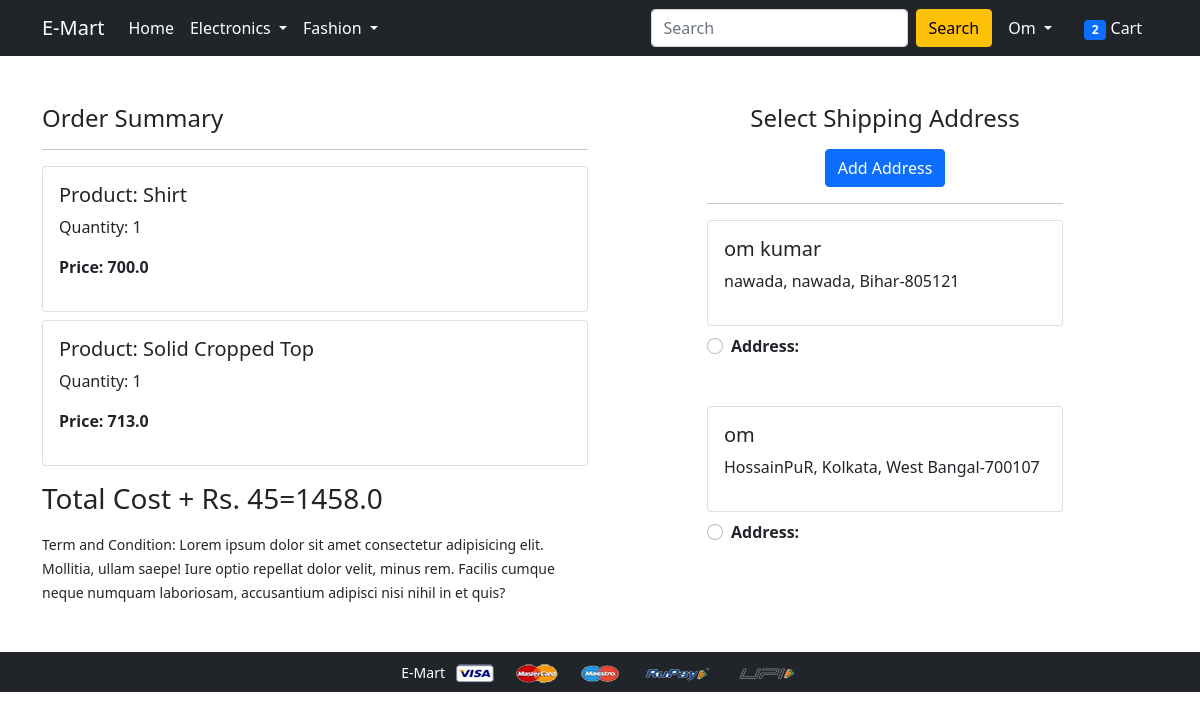
/checkout/ (signed in), run on the app's committed database.
### app/models.py (models this page shows, shortened)
class Cart(models.Model):
    id=models.AutoField(primary_key=True)
    user=models.ForeignKey(User,on_delete=models.CASCADE)
    product=models.ForeignKey(Product , on_delete=models.CASCADE)
    quantity=models.PositiveIntegerField(default=1)
    @property
    def total_cost(self):
        return self.quantity*self.product.discounted_price

class Product(models.Model):
    id=models.AutoField(primary_key=True)
    title=models.CharField(max_length=100)
    selling_price=models.FloatField()
    discounted_price=models.FloatField()
    description=models.TextField()
    brand=models.CharField(max_length=100)
    category=models.CharField(choices=CATEGORY_CHOICE,max_length=2)
    upload_image = models.ImageField(upload_to ='uploads/')

class Customer(models.Model):
    id=models.AutoField(primary_key=True)
    user=models.ForeignKey(User,on_delete=models.CASCADE)
    name=models.CharField(max_length=200)
    locality=models.CharField(max_length=200)
    city=models.CharField(max_length=50)
    zipcode=models.IntegerField()
    state=models.CharField(choices=STATE_CHOICE,max_length=50)

### app/views.py (the view)
# urls.py: path('checkout/', views.checkout, name='checkout'),
@login_required
def checkout(request):
    user = request.user
    add = Customer.objects.filter(user=user)
    totalitem = get_items_count_in_cart(request)
    cart_items = Cart.objects.filter(user=user)
    amount = 0.0
    shipping_amount = 45.0
    total_amount = 0.0
    cart_product = [p for p in Cart.objects.all() if p.user == request.user]
    if cart_product:
        for p in cart_product:
            tempamount = (p.quantity*p.product.discounted_price)
            amount += tempamount
            print(amount)
        total_amount = amount+shipping_amount
        print(total_amount)
    return render(request, 'app/checkout.html', {'add': add, 'total_amount': total_amount, 'amount': amount, 'cart_items': cart_items, 'totalitem': totalitem})

### app/views.py (called while the page is built)
def get_items_count_in_cart(request):
    totalitem = 0
    if request.user.is_authenticated:
        cart = Cart.objects.filter(user=request.user)
        for b in cart:
            totalitem += b.quantity
    return totalitem

### app/templates/app/checkout.html (shortened to what this page needs)
{% extends 'app/base.html' %}
{% load static %}
{% block main-content %}
<div class="container">
 <div class="row mt-5">
  <div class="col-sm-6">
    <h4>Order Summary</h4>
    <hr>
    {% for item in cart_items %}
      <div class="card mb-2">
        <div class="card-body">
          <h5>Product: {{item.product.title}}</h5>
          <p>Quantity: {{item.quantity}}</p>
          <p class="fw-bold">Price: {{item.total_cost}}</p>
        </div>
      </div>
    {% endfor %}
      <p class="fw-bold"><h3>Total Cost + Rs. 45={{total_amount}}</h2></p>
    <small>Term and Condition: Lorem ipsum dolor sit amet consectetur adipisicing elit. Mollitia, ullam saepe! Iure optio repellat dolor velit, minus rem. Facilis cumque neque numquam laboriosam, accusantium adipisci nisi nihil in et quis?</small>
  </div>
  <div class="col-sm-4 offset-sm-1">
    <h4 style="text-align: center">Select Shipping Address</h4>
    <div style="text-align: center">
      <a class="btn btn-primary btn-block mt-2 text-center" style="text-align: center" href="{% url 'profile' %}">Add Address</a>
    </div>
    <hr>
    <form action="/paymentdone">
      {% for ad in add %}
      <div class="card">
        <div class="card-body">
        <h5>{{ad.name}}</h5>
        <p>{{ad.locality}}, {{ad.city}}, {{ad.state}}-{{ad.zipcode}}</p>
        </div>
      </div>
        <div class="form-check mt-2 mb-5">
          <input class="form-check-input" type="radio" name='custid' id='custadd{{forloop.counter}}'value="{{ad.id}}">
          <label class="form-check-label fw-bold" for="custadd{{forloop.counter}}">
            Address: {{ad.forloop.counter}} </label>
        </div>
        {% endfor %}
      </form>
    </div>
  </div>
</div>
{% endblock main-content %}

### app/templates/app/base.html (shortened to what this page needs)
<!doctype html>
{% load static %}
<html lang="en">
  <head>
    <link href="https://cdn.jsdelivr.net/npm/bootstrap@5.0.0-beta1/dist/css/bootstrap.min.css" rel="stylesheet">
    <link rel="stylesheet" href="{% static 'app/css/owl.carousel.min.css' %}">
    <link rel="stylesheet" href="{% static 'app/css/all.min.css' %}">
    <link rel="stylesheet" href="{% static 'app/css/style.css' %}">
  </head>
  <body>
    <nav class="navbar navbar-expand-lg navbar-dark bg-dark">
     <div class="container">
       <a class="navbar-brand" href="/">E-Mart</a>
       <div class="collapse navbar-collapse" id="navbarSupportedContent">
         <ul class="navbar-nav me-auto mb-2 mb-lg-0">
           <li class="nav-item">
             <a class="nav-link active" aria-current="page" href="/">Home</a>
           </li>
           <li class="nav-item dropdown">
             <a class="nav-link dropdown-toggle text-white" href="#" id="electronicsDropdown" role="button" data-bs-toggle="dropdown" aria-expanded="false">
               Electronics
             </a>
           </li>
           <li class="nav-item dropdown">
             <a class="nav-link dropdown-toggle text-white" href="#" id="fashionDropdown" role="button" data-bs-toggle="dropdown" aria-expanded="false">
               Fashion
             </a>
           </li>
         </ul>
         <form class="d-flex" method="get" action="/search">
          <input class="form-control me-2" type="search" placeholder="Search" aria-label="Search" name="search">
          <button class="btn btn-warning" type="submit">Search</button>
        </form>
         <div>
          <ul class="navbar-nav me-auto mb-2 mb-lg-0">
            {% if request.user.is_authenticated  %}
           <li class="nav-item dropdown mx-2">
              <a class="nav-link dropdown-toggle text-white" href="#" id="profileDropdown" role="button" data-bs-toggle="dropdown" aria-expanded="false">
                {{request.user.username|capfirst}}
              </a>
            </li>
            <li class="nav-item mx-2">
             <a href="{% url 'showcart' %}" class="nav-link text-white"><span class="badge bg-primary">{{totalitem}}</span> Cart </a>
            </li>
            {% endif %}
          </ul>
         </div>
       </div>
     </div>
    </nav>
    {% block main-content %} {% endblock main-content %}
    <footer class="container-fluid bg-dark text-center p-2 mt-5">
        <small class="text-white">  E-Mart  </small>
        <img src="{% static 'app/images/payment.png' %}" alt="" srcset="" class="img-fluid" height="2px">
    </footer>
  </body>
</html>

### data on the page
Cart: product "Shirt", quantity "1", total_cost "700.0"
Cart: product "Solid Cropped Top", quantity "1", total_cost "713.0"
Customer: name "om kumar", locality "nawada", city "nawada", state "Bihar", zipcode "805121"
Customer: name "om", locality "HossainPuR", city "Kolkata", state "West Bangal", zipcode "700107"

### other printed values
{{ request.user.username|capfirst }} "Om"
{{ totalitem }} "2"
{{ total_amount }} "1458.0"
